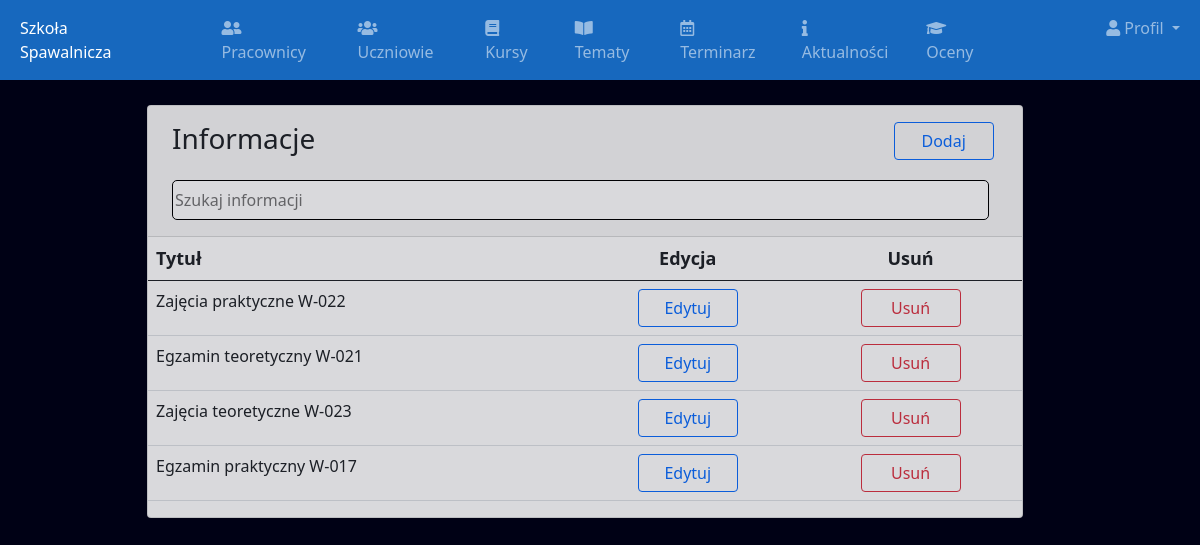
The page /adminmanageinformations/ (signed in) on the database its author committed.
### school/models.py (models this page shows)
class Informations(models.Model):
    id=models.AutoField(primary_key=True)
    title=models.CharField(max_length=300)
    content=models.CharField(max_length=1000)
    created_at=models.DateTimeField(auto_now_add=True)
    updated_at=models.DateTimeField(auto_now_add=True)
    objects=models.Manager()

### school/adminviews.py (the view)
# urls.py: path('adminmanageinformations/', adminviews.adminmanageinformations, name="adminmanageinformations"),
def adminmanageinformations(request):
    info=Informations.objects.all()
    return render(request,"school/admin/adminmanageinformations.html",{"info":info})

### school/logincheck.py (called while the page is built, shortened)
    def process_view(self,request,view_func,view_args,view_kwargs):
        modulename=view_func.__module__
        user=request.user
        if user.is_authenticated:
            if user.user_type == "1":
                if modulename == "school.adminviews":
                    pass
                elif modulename == "school.views":
                    pass
                else:
                    return HttpResponseRedirect(reverse("adminhome"))
            else:
                modulename == "school.views"
        else:
            if request.path == reverse("loginpage") or request.path == reverse("signin") or modulename == "django.contrib.auth.views" or request.path == reverse("home") or request.path == reverse("contact"):
                pass
            else:
                return HttpResponseRedirect(reverse("loginpage"))

### school/templates/school/admin/adminmanageinformations.html (shortened to what this page needs)
{% extends 'admin/adminbase.html' %}
{% block content %}
<section class="content">
    <div class="container-fluid">
        <div class="row">
            <div class="col-12">
                <div class="card">
                    <div class="card-header">
                        <div class="row">
                            <div class="col-lg-10 text-jusify-left ms-2 my-2">
                                <h3 class="card-title">Informacje</h3>
                            </div>
                            <div class="col-lg-1 text-jusify-right my-2">
                                <a href="{% url 'adminaddinformation'  %}" class="button btn btn-outline-primary" >Dodaj</a>
                            </div>
                        </div>
                        <input type="text" class="search ms-2 my-2" id="search" onkeyup="mySearch()" placeholder="Szukaj informacji" title="name">
                    </div>
                    <div class="card-body table-responsive p-0">
                        <table class="table table-hover text-nowrap" id="myTable">
                            <thead class="mtable">
                                <tr>
                                    <th style="text-align:left">Tytuł</th>
                                    <th style="text-align:center">Edycja</th>
                                    <th style="text-align:center">Usuń</th>
                                </tr>
                            </thead>
                            <tbody>
                                {% for info in info %}
                                <tr>
                                    <td style="text-align:left">{{ info.title }}</td>
                                    <td style="text-align:center"><a href="/admineditinformation/{{ info.id }}" class="button btn btn-outline-primary">Edytuj</a></td>
                                    <td style="text-align:center"><a href="/admindeleteinformation/{{ info.id }}" class="button btn btn-outline-danger">Usuń</a></td>
                                </tr>
                                {% endfor %}
                            </tbody>
                        </table>
                    </div>
                </div>
            </div>
        </div>
    </div>
</section>
{% endblock %}

### school/templates/school/admin/adminbase.html (style rules this page uses)
body { background: #000115; }

### school/templates/school/admin/adminmanageinformations.html (style rules this page uses)
.content { width: 75%; top: 200px; left: 45%; transform: translate(15%, 25px); opacity: 85%; }
.button { width: 100px; height: 25x; }
.search { width: 97%; height: 40px; border: none; border:solid 1px #000000; border-radius: 5px; }
.mtable { font-size: 18px; }

### rows shown on the page
Informations: title "Zajęcia praktyczne W-022"
Informations: title "Egzamin teoretyczny W-021"
Informations: title "Zajęcia teoretyczne W-023"
Informations: title "Egzamin praktyczny W-017"
